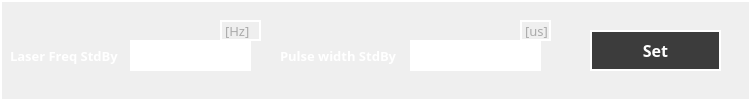
     <widget class="QFrame" name="frame_39">
      <property name="geometry">
       <rect>
        <x>30</x>
        <y>800</y>
        <width>751</width>
        <height>101</height>
       </rect>
      </property>
      <property name="styleSheet">
       <string notr="true">border: 2px solid rgb(255, 255, 255);</string>
      </property>
      <property name="frameShape">
       <enum>QFrame::StyledPanel</enum>
      </property>
      <property name="frameShadow">
       <enum>QFrame::Raised</enum>
      </property>
      <widget class="QLabel" name="label_107">
       <property name="geometry">
        <rect>
         <x>10</x>
         <y>40</y>
         <width>121</width>
         <height>31</height>
        </rect>
       </property>
       <property name="font">
        <font>
         <family>Montserrat</family>
         <pointsize>10</pointsize>
         <weight>75</weight>
         <bold>true</bold>
        </font>
       </property>
       <property name="styleSheet">
        <string notr="true">border:0px;
color: rgb(255, 255, 255);
</string>
       </property>
       <property name="text">
        <string>Laser Freq StdBy</string>
       </property>
      </widget>
      <widget class="QLineEdit" name="laser_stdby_frequency">
       <property name="geometry">
        <rect>
         <x>130</x>
         <y>40</y>
         <width>121</width>
         <height>31</height>
        </rect>
       </property>
       <property name="styleSheet">
        <string notr="true">color: rgb(255, 255, 255);
border:2px solid rgb(255, 255, 255);</string>
       </property>
      </widget>
      <widget class="QLabel" name="label_108">
       <property name="geometry">
        <rect>
         <x>280</x>
         <y>40</y>
         <width>131</width>
         <height>31</height>
        </rect>
       </property>
       <property name="font">
        <font>
         <family>Montserrat</family>
         <pointsize>10</pointsize>
         <weight>75</weight>
         <bold>true</bold>
        </font>
       </property>
       <property name="styleSheet">
        <string notr="true">border:0px;
color: rgb(255, 255, 255);
</string>
       </property>
       <property name="text">
        <string>Pulse width StdBy</string>
       </property>
      </widget>
      <widget class="QLineEdit" name="pulse_stdby_width">
       <property name="geometry">
        <rect>
         <x>410</x>
         <y>40</y>
         <width>131</width>
         <height>31</height>
        </rect>
       </property>
       <property name="styleSheet">
        <string notr="true">color: rgb(255, 255, 255);
border:2px solid rgb(255, 255, 255);</string>
       </property>
      </widget>
      <widget class="QPushButton" name="laser_set_stdby">
       <property name="geometry">
        <rect>
         <x>590</x>
         <y>30</y>
         <width>131</width>
         <height>41</height>
        </rect>
       </property>
       <property name="font">
        <font>
         <family>Montserrat</family>
         <pointsize>12</pointsize>
         <weight>75</weight>
         <bold>true</bold>
        </font>
       </property>
       <property name="styleSheet">
        <string notr="true">color: rgb(255, 255, 255);
border: 2px solid rgb(255, 255, 255);
background-color: rgb(60, 60, 60);</string>
       </property>
       <property name="text">
        <string>Set</string>
       </property>
      </widget>
      <widget class="QLabel" name="label_109">
       <property name="geometry">
        <rect>
         <x>220</x>
         <y>20</y>
         <width>41</width>
         <height>21</height>
        </rect>
       </property>
       <property name="font">
        <font>
         <family>Montserrat</family>
         <pointsize>10</pointsize>
         <weight>50</weight>
         <italic>false</italic>
         <bold>false</bold>
         <kerning>false</kerning>
        </font>
       </property>
       <property name="styleSheet">
        <string notr="true">BORDER:0PX;
color: rgb(170, 170, 170);</string>
       </property>
       <property name="text">
        <string>[Hz]</string>
       </property>
      </widget>
      <widget class="QLabel" name="label_110">
       <property name="geometry">
        <rect>
         <x>520</x>
         <y>20</y>
         <width>31</width>
         <height>21</height>
        </rect>
       </property>
       <property name="font">
        <font>
         <family>Montserrat</family>
         <pointsize>10</pointsize>
         <weight>50</weight>
         <italic>false</italic>
         <bold>false</bold>
         <kerning>false</kerning>
        </font>
       </property>
       <property name="styleSheet">
        <string notr="true">BORDER:0PX;
color: rgb(170, 170, 170);</string>
       </property>
       <property name="text">
        <string>[us]</string>
       </property>
      </widget>
     </widget>
